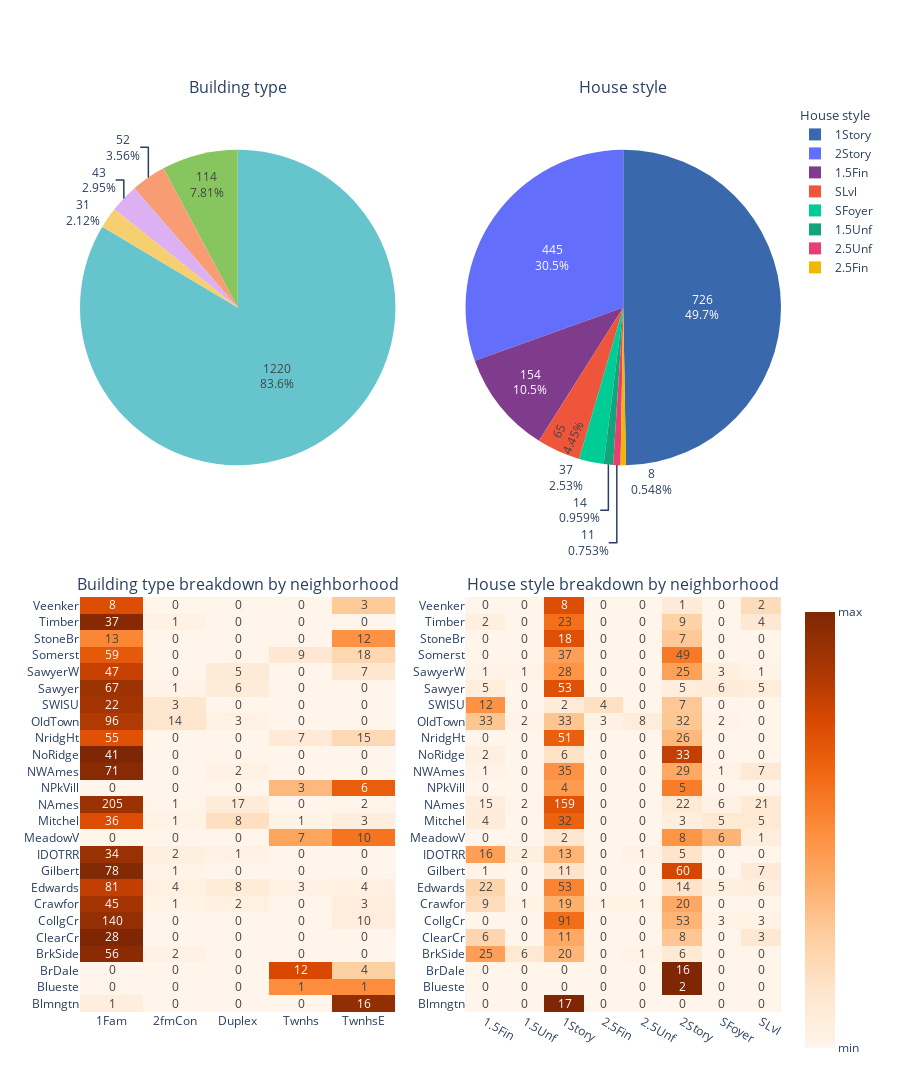

Notebook cell for this chart:
### Code cell
fig_eda_3 = make_subplots(rows=2, cols=2, vertical_spacing=0.09,
                    specs=[[{"type":"domain"}, {"type":"domain"}], [{"type":"xy"}, {"type":"xy"}]],
                    subplot_titles=["Building type", "House style", 
                                    "Building type breakdown by neighborhood", "House style breakdown by neighborhood"])

fig_eda_3.add_trace( go.Pie(values=house_bldg_type_1["count"], labels=house_bldg_type_1["bldg_type"],
                      textinfo="value+percent", 
                      marker=dict(colors=px.colors.qualitative.Pastel[0:len(house_bldg_type_1["bldg_type"])]),
                      legend="legend1", legendgroup="1", legendgrouptitle=dict(text="Building type")),
              row=1, col=1)

fig_eda_3.add_trace( go.Pie(values=house_style_1["count"], labels=house_style_1["house_style"], 
                      textinfo="value+percent",
                      marker=dict(colors=px.colors.qualitative.Bold[0:len(house_bldg_type_1["bldg_type"])]),
                      legend="legend2", legendgroup="2", legendgrouptitle=dict(text="House style")),
              row=1, col=2)

fig_eda_3.add_trace(go.Heatmap(x=house_bldg_type_3.columns, y=house_bldg_type_3.index, 
                         z=house_bldg_type_3, text=house_bldg_type_2, texttemplate="%{text:,.0f}",
                         colorscale="Oranges", 
                         colorbar=dict(tickvals=[0,1], ticktext=["min", "max"],
                                       len=0.5, y=0.2)
                         ),
            row=2, col=1)

fig_eda_3.add_trace(go.Heatmap(x=house_style_3.columns, y=house_style_3.index, 
                         z=house_style_3, text=house_style_2, texttemplate="%{text:,.0f}",
                         colorscale="Oranges",
                         colorbar=dict(tickvals=[0,1], ticktext=["min", "max"], len=0.5),
                         showscale=False
                         ),
            row=2, col=2)

fig_eda_3.update_layout(height=1200, hovermode=False,
                  )
fig_eda_3.show()

### Figure 1 — Plotly figure (JSON) as saved in the notebook; plotly's stock layout.template omitted (floating-point values rounded to 4 significant figures; data arrays with more than 128 entries replaced by an {"elided": "..."} marker saying what was removed)
{"data": [{"domain": {"x": [0, 0.45], "y": [0.545, 1]}, "labels": ["1Fam", "2fmCon", "Duplex", "Twnhs", "TwnhsE"], "legend": "legend", "legendgroup": "1", "legendgrouptitle": {"text": "Building type"}, "marker": {"colors": ["rgb(102, 197, 204)", "rgb(246, 207, 113)", "rgb(248, 156, 116)", "rgb(220, 176, 242)", "rgb(135, 197, 95)"]}, "textinfo": "value+percent", "type": "pie", "values": [1220, 31, 52, 43, 114]}, {"domain": {"x": [0.55, 1], "y": [0.545, 1]}, "labels": ["1.5Fin", "1.5Unf", "1Story", "2.5Fin", "2.5Unf", "2Story", "SFoyer", "SLvl"], "legend": "legend2", "legendgroup": "2", "legendgrouptitle": {"text": "House style"}, "marker": {"colors": ["rgb(127, 60, 141)", "rgb(17, 165, 121)", "rgb(57, 105, 172)", "rgb(242, 183, 1)", "rgb(231, 63, 116)"]}, "textinfo": "value+percent", "type": "pie", "values": [154, 14, 726, 8, 11, 445, 37, 65]}, {"colorbar": {"len": 0.5, "ticktext": ["min", "max"], "tickvals": [0, 1], "y": 0.2}, "colorscale": [[0, "rgb(255,245,235)"], [0.125, "rgb(254,230,206)"], [0.25, "rgb(253,208,162)"], [0.375, "rgb(253,174,107)"], [0.5, "rgb(253,141,60)"], [0.625, "rgb(241,105,19)"], [0.75, "rgb(217,72,1)"], [0.875, "rgb(166,54,3)"], [1, "rgb(127,39,4)"]], "text": [[1, 0, 0, 0, 16], [0, 0, 0, 1, 1], [0, 0, 0, 12, 4], [56, 2, 0, 0, 0], [28, 0, 0, 0, 0], [140, 0, 0, 0, 10], [45, 1, 2, 0, 3], [81, 4, 8, 3, 4], [78, 1, 0, 0, 0], [34, 2, 1, 0, 0], [0, 0, 0, 7, 10], [36, 1, 8, 1, 3], [205, 1, 17, 0, 2], [0, 0, 0, 3, 6], [71, 0, 2, 0, 0], [41, 0, 0, 0, 0], [55, 0, 0, 7, 15], [96, 14, 3, 0, 0], [22, 3, 0, 0, 0], [67, 1, 6, 0, 0], [47, 0, 5, 0, 7], [59, 0, 0, 9, 18], [13, 0, 0, 0, 12], [37, 1, 0, 0, 0], [8, 0, 0, 0, 3]], "texttemplate": "%{text:,.0f}", "type": "heatmap", "x": ["1Fam", "2fmCon", "Duplex", "Twnhs", "TwnhsE"], "xaxis": "x", "y": ["Blmngtn", "Blueste", "BrDale", "BrkSide", "ClearCr", "CollgCr", "Crawfor", "Edwards", "Gilbert", "IDOTRR", "MeadowV", "Mitchel", "NAmes", "NPkVill", "NWAmes", "NoRidge", "NridgHt", "OldTown", "SWISU", "Sawyer", "SawyerW", "Somerst", "StoneBr", "Timber", "Veenker"], "yaxis": "y", "z": [[0.05882, 0, 0, 0, 0.9412], [0, 0, 0, 0.5, 0.5], [0, 0, 0, 0.75, 0.25], [0.9655, 0.03448, 0, 0, 0], [1, 0, 0, 0, 0], [0.9333, 0, 0, 0, 0.06667], [0.8824, 0.01961, 0.03922, 0, 0.05882], [0.81, 0.04, 0.08, 0.03, 0.04], [0.9873, 0.01266, 0, 0, 0], [0.9189, 0.05405, 0.02703, 0, 0], [0, 0, 0, 0.4118, 0.5882], [0.7347, 0.02041, 0.1633, 0.02041, 0.06122], [0.9111, 0.004444, 0.07556, 0, 0.008889], [0, 0, 0, 0.3333, 0.6667], [0.9726, 0, 0.0274, 0, 0], [1, 0, 0, 0, 0], [0.7143, 0, 0, 0.09091, 0.1948], [0.8496, 0.1239, 0.02655, 0, 0], [0.88, 0.12, 0, 0, 0], [0.9054, 0.01351, 0.08108, 0, 0], [0.7966, 0, 0.08475, 0, 0.1186], [0.686, 0, 0, 0.1047, 0.2093], [0.52, 0, 0, 0, 0.48], [0.9737, 0.02632, 0, 0, 0], [0.7273, 0, 0, 0, 0.2727]]}, {"colorbar": {"len": 0.5, "ticktext": ["min", "max"], "tickvals": [0, 1]}, "colorscale": [[0, "rgb(255,245,235)"], [0.125, "rgb(254,230,206)"], [0.25, "rgb(253,208,162)"], [0.375, "rgb(253,174,107)"], [0.5, "rgb(253,141,60)"], [0.625, "rgb(241,105,19)"], [0.75, "rgb(217,72,1)"], [0.875, "rgb(166,54,3)"], [1, "rgb(127,39,4)"]], "showscale": false, "text": {"elided": "25x8 int values"}, "texttemplate": "%{text:,.0f}", "type": "heatmap", "x": ["1.5Fin", "1.5Unf", "1Story", "2.5Fin", "2.5Unf", "2Story", "SFoyer", "SLvl"], "xaxis": "x2", "y": ["Blmngtn", "Blueste", "BrDale", "BrkSide", "ClearCr", "CollgCr", "Crawfor", "Edwards", "Gilbert", "IDOTRR", "MeadowV", "Mitchel", "NAmes", "NPkVill", "NWAmes", "NoRidge", "NridgHt", "OldTown", "SWISU", "Sawyer", "SawyerW", "Somerst", "StoneBr", "Timber", "Veenker"], "yaxis": "y2", "z": {"elided": "25x8 float values"}}], "layout": {"annotations": [{"font": {"size": 16}, "showarrow": false, "text": "Building type", "x": 0.225, "xanchor": "center", "xref": "paper", "y": 1, "yanchor": "bottom", "yref": "paper"}, {"font": {"size": 16}, "showarrow": false, "text": "House style", "x": 0.775, "xanchor": "center", "xref": "paper", "y": 1, "yanchor": "bottom", "yref": "paper"}, {"font": {"size": 16}, "showarrow": false, "text": "Building type breakdown by neighborhood", "x": 0.225, "xanchor": "center", "xref": "paper", "y": 0.455, "yanchor": "bottom", "yref": "paper"}, {"font": {"size": 16}, "showarrow": false, "text": "House style breakdown by neighborhood", "x": 0.775, "xanchor": "center", "xref": "paper", "y": 0.455, "yanchor": "bottom", "yref": "paper"}], "height": 1200, "hovermode": false, "xaxis": {"anchor": "y", "domain": [0, 0.45]}, "xaxis2": {"anchor": "y2", "domain": [0.55, 1]}, "yaxis": {"anchor": "x", "domain": [0, 0.455]}, "yaxis2": {"anchor": "x2", "domain": [0, 0.455]}}}
